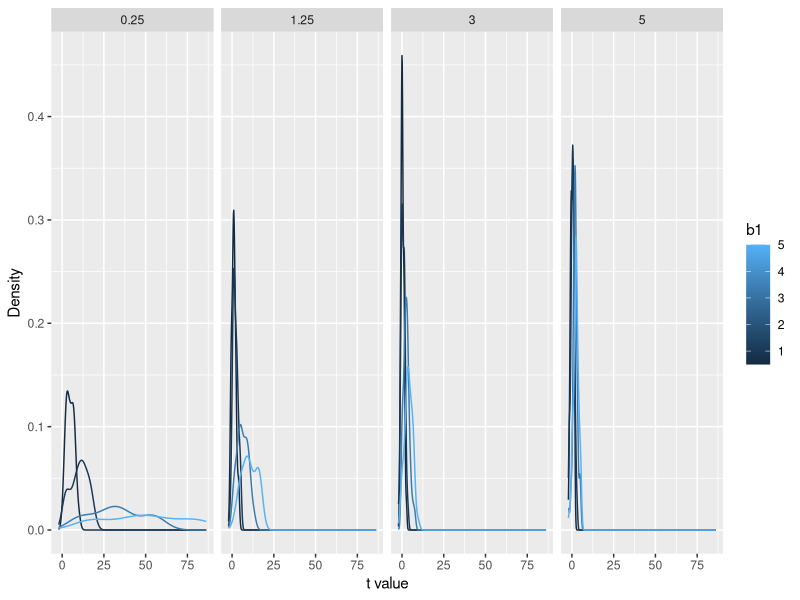
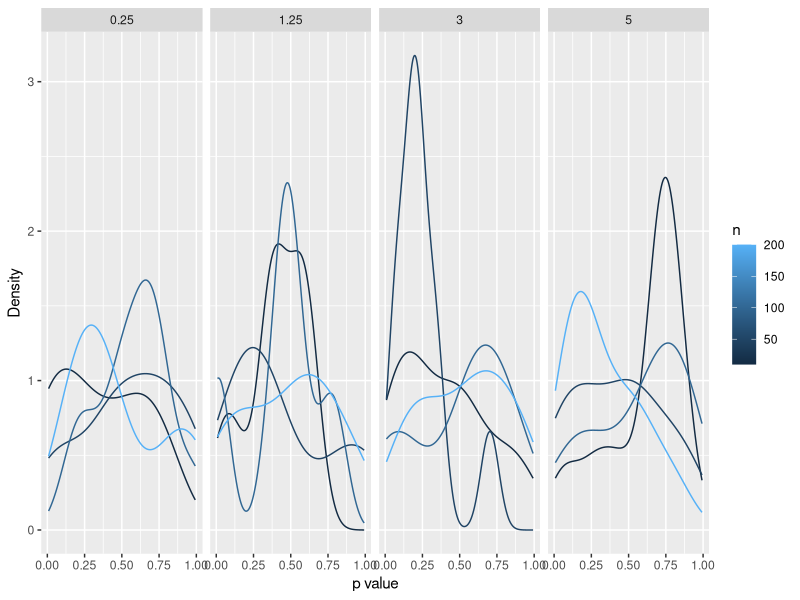
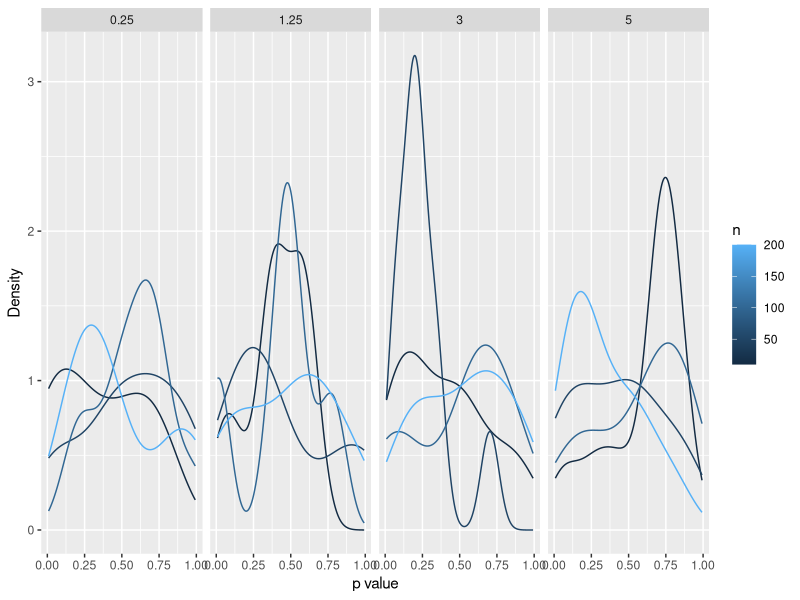

Recreate these plots in R, in order.
#Assignment 2
#Tyler

library(tidyverse)

#Develop a function (based on the above) that will generate, for a range of each of ‘magnitude of B1’, ‘sample size’ and ‘error’, a measure of the quality of the parameter estimate. (Hint, that measure of quality is the t-value – the estimate scaled by the standard error of the estimate).

gen.mod <- function(n = 100, b0 = 2, b1 = 3, sd.err = 1) {
  predictor <- runif(n) - 0.5
  response <- b0 + b1 * predictor + rnorm(n, mean = 0, sd = sd.err)
  return(data.frame(response = response, predictor = predictor))}

n.time <- 1:10
n <- c(10, 50, 100, 200)
b1 <- c(0.5, 1, 3.3, 5)
sd.err <- c(0.25, 1.25, 3, 5)

first.df <- expand.grid(n.time = n.time, n = n, b1 = b1, sd.err = sd.err)
View(first.df)

# Use that function to produce a data frame, with various combinations of each of the three variables as ‘factors’ and the quality of the estimate as the response.

for (i in 1:length(first.df$n.time)) {
  temp.df <- gen.mod(n = first.df$n[i], b0 = 2, b1 = first.df$b1[i], sd.err = first.df$sd.err[i])
  temp.lm <- lm(response ~ predictor, data = temp.df)
  first.df$tval[i] <- summary(temp.lm)$coefficients["predictor", "t value"]}

#Show the results visually.

ggplot(data = first.df, aes(tval, group = b1, color = b1)) + 
  geom_density() + 
  xlab("t value") + 
  ylab("Density") + 
  facet_grid(~sd.err)

# Do the same thing as above, but use a single parameter estimate of B1 = 0 (e.g. no effect). (Set B0 = 0). Use a sample size of 100. Instead of using the ‘t’ value as your ‘quality’ estimate, have the function output the ‘p-value’.

gen.mod2 <- function(n = 100, b0 = 0, b1 = 0, sd.err = 1) {
  predictor <- runif(n) - 0.5
  response <- b0 + b1 * predictor + rnorm(n, mean = 0, sd = sd.err)
  return(data.frame(response = response, predictor = predictor))}

n.time <- 1:10
n <- c(10, 50, 100, 200)
b1 <- c(0)
sd.err <- c(0.25, 1.25, 3, 5)

second.df <- expand.grid(n.time = n.time, n = n, b1 = b1, sd.err = sd.err)
View(second.df)

for (i in 1:length(second.df$n.time)) {
  temp.df2 <- gen.mod2(n = second.df$n[i], b0 = 0, b1 = second.df$b1[i], sd.err = second.df$sd.err[i])
  temp.lm2 <- lm(response ~ predictor, data = temp.df2)
  second.df$pval[i] <- summary(temp.lm2)$coefficients["predictor", "Pr(>|t|)"]}

#For a given sample size and error, what does the distribution of p-values look like?

ggplot(data = second.df, aes(pval, group = n, color = n)) + 
  geom_density() + 
  facet_grid(~sd.err) + 
  xlab("p value") + 
  ylab("Density")

#What proportion of p-values are <= 0.05?

pvalues <- which(second.df$p.val <= 0.05)
tabulate(pvalues)

sum(tabulate(pvalues))

proportion <- (sum(tabulate(pvalues))/120) * 100
print(proportion)

#How does that change when the amount of error changes?

ggplot(data = second.df, aes(pval, group = n, color = n)) +
  geom_density() + 
  facet_grid(~sd.err) +
  xlab("p value") + 
  ylab("Density")